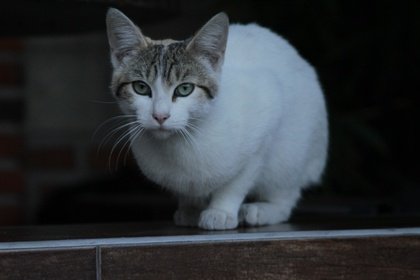
%> input picture img/GATO.jpg, 420 x 280 px, shrunk from 1280 x 853 before the run
$ octave FiltrosFrecuenciales.m   (GNU Octave 9; MATLAB toolbox functions it lacks are replaced by stand-ins)
%> lines starting %> are read from the running program, lines starting %| are printed output that depends on the picture; in (x1, y1, x2, y2) boxes, pixels count from 0 and x2, y2 are one past the last pixel; in counts of white or black regions, pixels touching at a corner belong together; the program's own positions count from 1
%{
-----------------------Filtros Frecuenciales -------------------

%}
Ima = double(colorgris(imread('./img/GATO.jpg')));
%> in colorgris, ima is the input picture: size 280x420x3 uint8; mean R, G, B 46.4, 50.9, 54.6
%> after the loop in colorgris, `for i = 1:TAM(1)`:
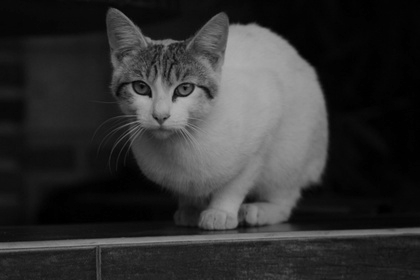
%> imagenengris: size 280x420 double; min 0, max 177.2, mean 50
%> Ima: size 280x420 double; min 0, max 177, mean 49.9; mean of the top-left, top-right, bottom-left and bottom-right quarters 46.8, 61.8, 35.4, 55.7
[f,c] = size(Ima);
%> f = 280; c = 420

%Filtro frecuencial
DFT_Ima = fft2(Ima);
%Centro el espectro
DFT_Ima = fftshift(DFT_Ima);

%Filtro pasa bajas
D0 = f/2/15; %Frecuencia partir de la que se filtra
%> D0 = 9.33
Pasabajas = zeros(f,c); %Crea una matriz de 0 para el filtro

for i = 1:f
    for j = 1:c
        D = sqrt((i-f/2)^2+(j-c/2)^2); %Distancia del centro al punto i,j
        if D<D0 % Sí la frecuencia se encuntra por debajo de la frecuenciade corte
                % entonces se asigna 1 a esa posición
            Pasabajas(i,j) =1;
        end
    end
end
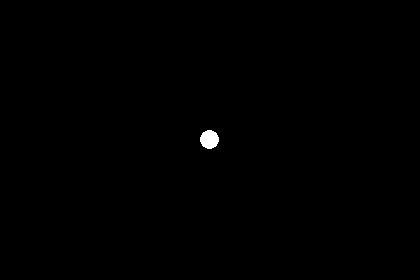
%> Pasabajas: size 280x420 double; values 0 (black) and 1 (white), 0.24% white; 1 white region, box (x1, y1, x2, y2) and area: (200, 130, 219, 149) 277
%Transformada de la imagen por el filtro
DFT_Ima_Filtrada = DFT_Ima.*Pasabajas; %Multiplicación elemento por elemento
                                      % para mantener las posiciónes por
                                      % debajo de la frecuencia de corte
%DFT inversa
Ima_Filtrada = ifft2(DFT_Ima_Filtrada);

%Filtro pasa altas
PasaAltas = zeros(f,c); %Crea una matriz de 0 para el filtro
for i = 1:f
    for j = 1:c
        D = sqrt((i-f/2)^2+(j-c/2)^2); %Distancia del centro al punto i,j
        if D>D0
            PasaAltas(i,j) =1; % Sí la frecuencia se encuntra por arriba de la frecuenciade corte
                                % entonces se asigna 1 a esa posición
        end
    end
end
%Transformada de la imagen por el filtro
DFT_Ima_FiltradaA = DFT_Ima.*PasaAltas; %Multiplicación elemento por elemento
                                        % para mantener las posiciónes por
                                        % arriba de la frecuencia de corte
%DFT inversa
Ima_FiltradaA = ifft2(DFT_Ima_FiltradaA);

%Se toma el modulo para descartar cualquier residuo de tipo complejo
Ima_Filtrada = abs(Ima_Filtrada);
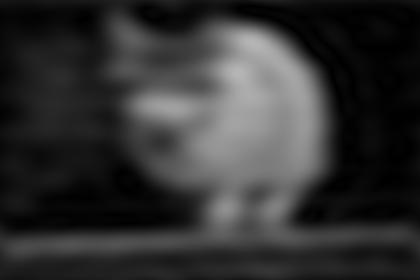
%> Ima_Filtrada: size 280x420 double; min 0.0506, max 182.1, mean 50.5
Ima_FiltradaA = abs(Ima_FiltradaA);
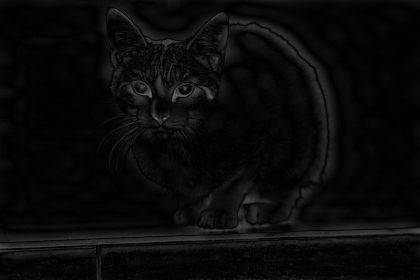
%> Ima_FiltradaA: size 280x420 double; min 0.013, max 113.2, mean 10.4

figure,subplot(2,3,1) %Crea una figura y despliega en un subplot
imshow(uint8(Ima)) % Muestra la imágen
title('Imagen Original')
subplot(2,3,2)       %Crea una figura y despliega en un subplot
mesh(abs(log(DFT_Ima+1)))% Muestra el espectro de la imágen filtrada
title('Espectro de la imagen original')
subplot(2,3,3)     % Despliega en un subplot
mesh(abs(log(DFT_Ima_Filtrada+1))) % Muestra el espectro de la imágen filtrada
title('Espectro de la imagen filtrada')
subplot(2,3,4)     % Despliega en un subplot
imshow(uint8(Ima_Filtrada)) %Muestra la imágen filtrada
title('Imagen filtrada')
subplot(2,3,5)  % Despliega en un subplot
imshow(Pasabajas) %Muestra el filtro
title('Filtro pasa bajas')
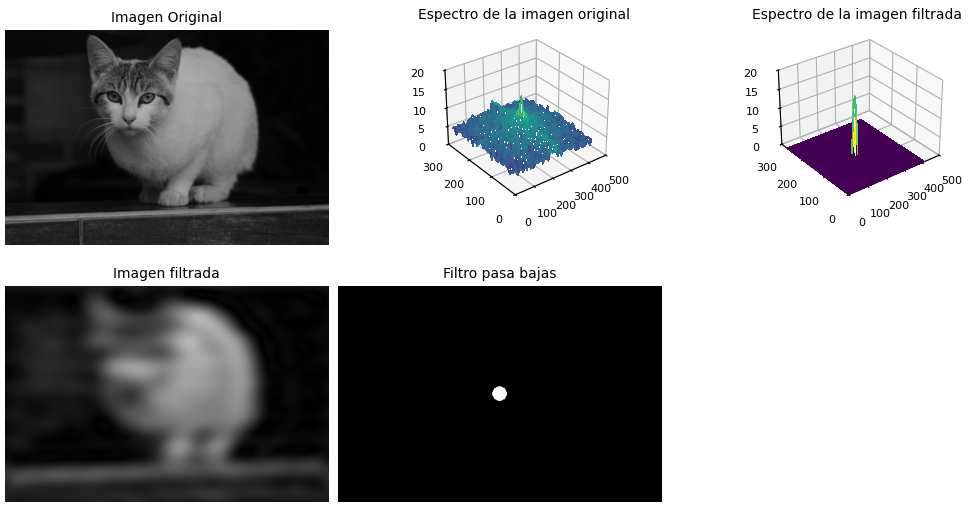
%> figure redrawn from the program's plot data, 5 panels

figure,subplot(2,3,1)
imshow(uint8(Ima)) % Muestra la imágen
title('Imagen Original')
subplot(2,3,2)
mesh(abs(log(DFT_Ima+1))) % Muestra el espectro de la imágen
title('Espectro de la imagen original')
subplot(2,3,3)
mesh(abs(log(DFT_Ima_FiltradaA+1))) % Muestra el espectro de la imágen filtrada
title('Espectro de la imagen filtrada')
subplot(2,3,4)
imshow(uint8(Ima_FiltradaA))
title('Imagen filtrada')  %Muestra la imágen filtrada
subplot(2,3,5)
imshow(PasaAltas)
title('Filtro pasa altas')%Muestra el filtro
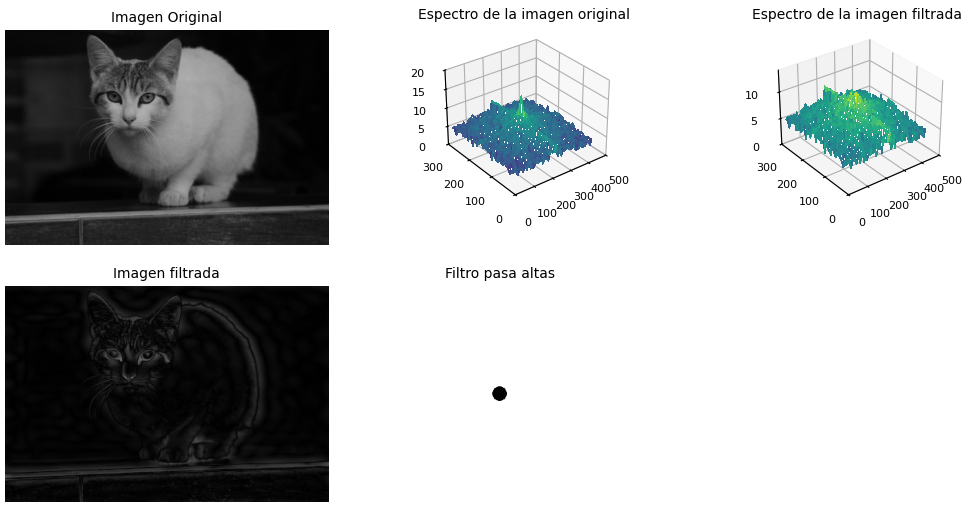
%> figure redrawn from the program's plot data, 5 panels

function imagenengris = colorgris(imagencolor)
%{
Esta función toma como argumento una imagen en formato RGB
la transforma a grises de acuerdo al estadar NTSC y la devuelve
como salida
%}
ima = imagencolor; %Asigna la imagen a una variable interna en la función
TAM = size(ima); % Se obtiene el tambaño del la imagen
for i = 1:TAM(1) % Crea un ciclo for para iterar sobre la altura
    for j = 1:TAM(2) %Crea un ciclo for para iterar sobre el ancho
        %Crea un vector con los 3 niveles RGB para un pixel
        vector= [ima(i,j,1),ima(i,j,2),ima(i,j,3)];
        %Multiplica el vector RBG por los factores de conversión estandar
        % del NTSC y se lo asigna a una nueva imagen en la misma posición
        % de la imagen original
        imagenengris(i,j) = double(vector)*[0.299;0.587;0.114];

    end
end
% Convierte la matriz obtenida por los for en formato sin signo de 8 bits
imagenengris = uint8(imagenengris);

end

$ run again, with img/flor.jpeg copied over img/GATO.jpg
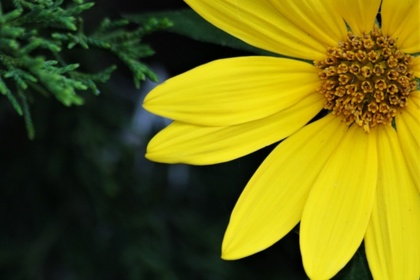
%> input picture img/flor.jpeg, 420 x 280 px, shrunk from 615 x 410 before the run
%> in colorgris, ima is the input picture: size 280x420x3 uint8; mean R, G, B 107.5, 104.1, 19.2
%> after the loop in colorgris, `for i = 1:TAM(1)`:
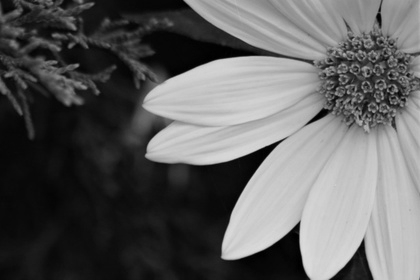
%> imagenengris: size 280x420 double; min 0, max 220.9, mean 95.4
%> `Ima_FiltradaA = abs(Ima_FiltradaA);`:
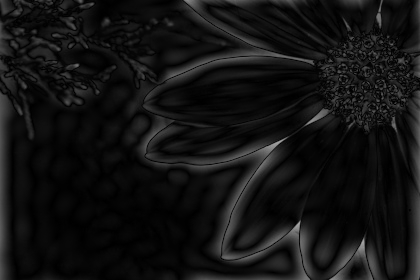
%> Ima_FiltradaA: size 280x420 double; min 0.0606, max 165.8, mean 19.2
